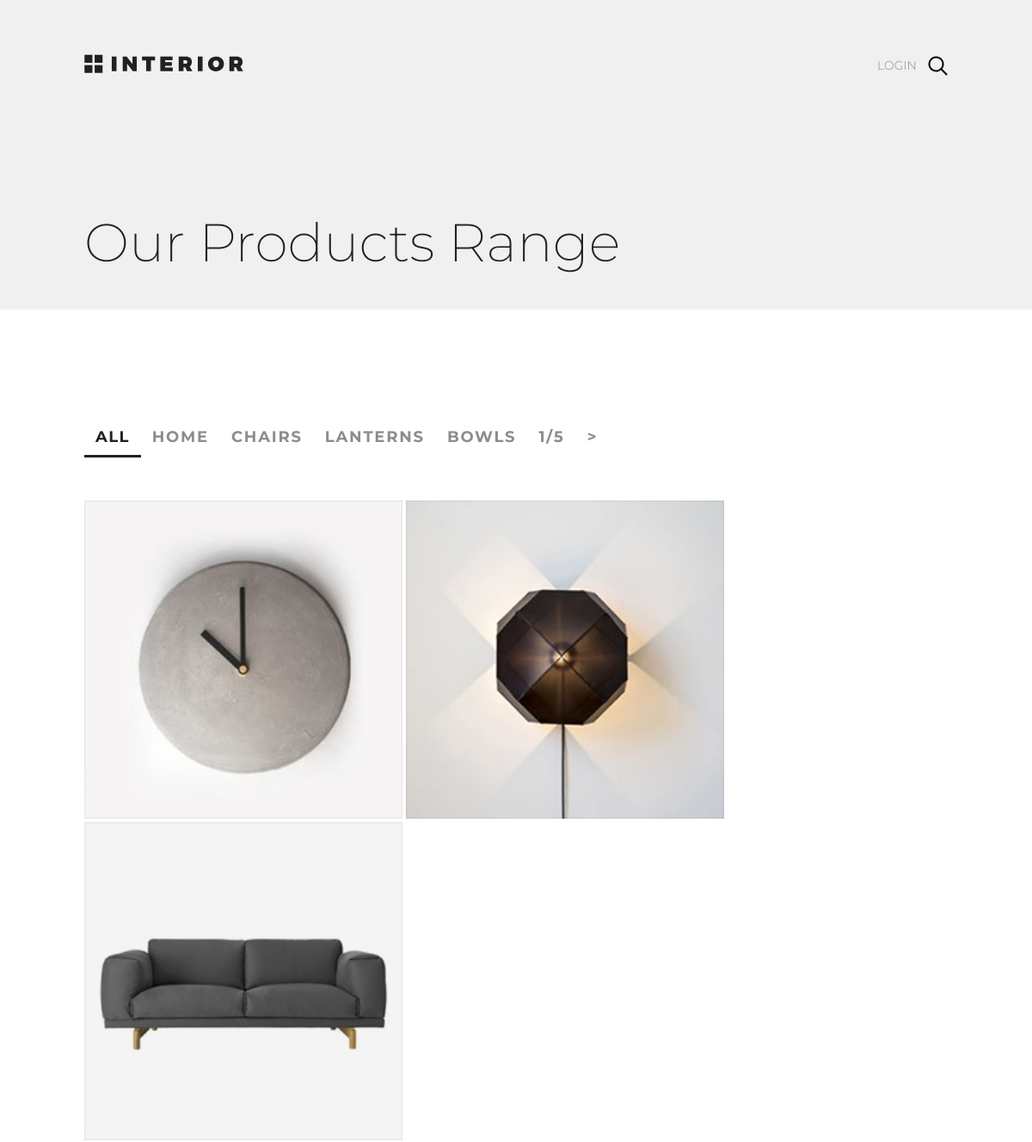
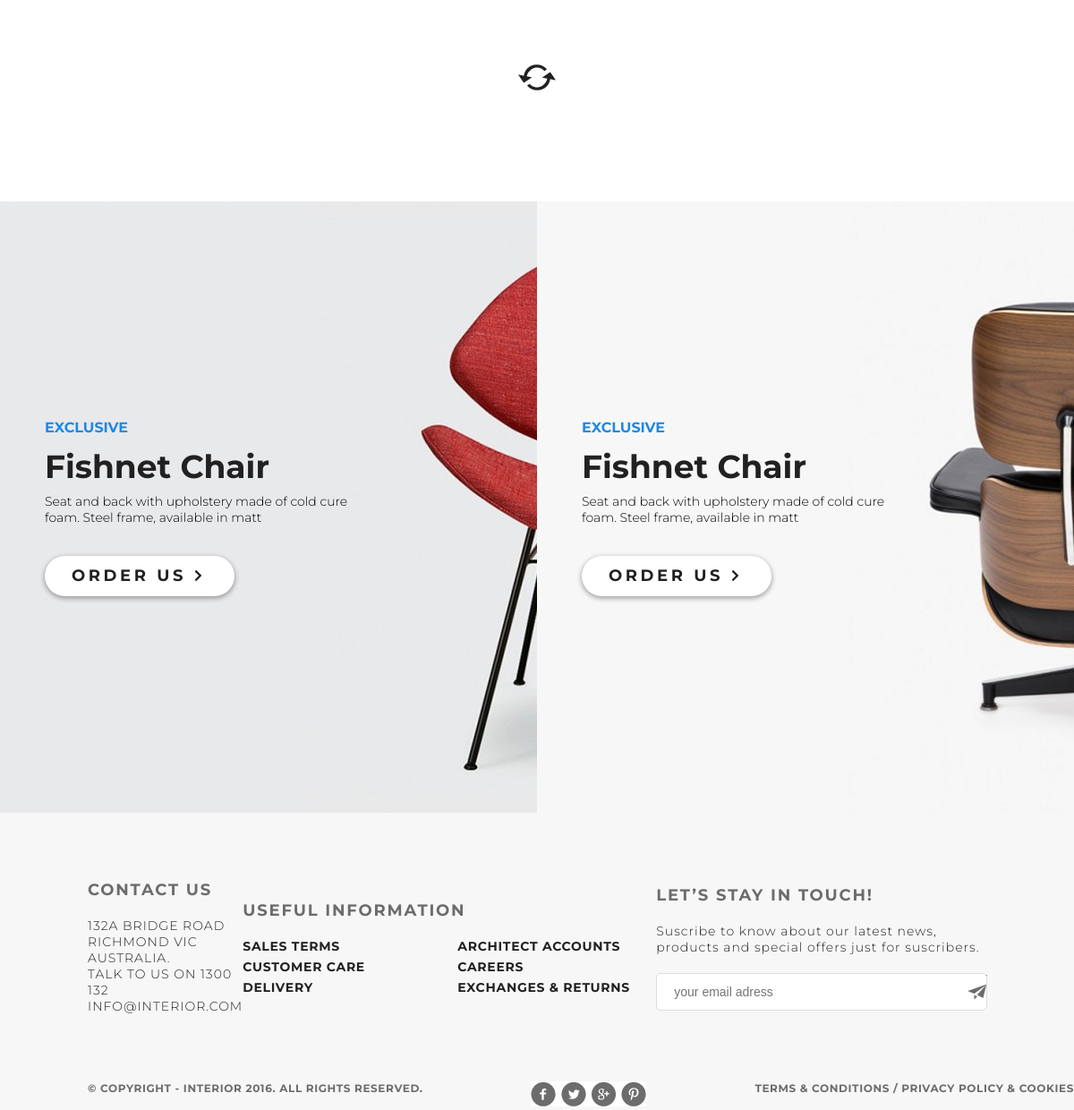
Screenshot of /products/ with the database file from the repository (2 pictures, top to bottom).
### mainapp/models.py (models this page shows)
class Category(models.Model):
    name = models.CharField(verbose_name='Категория', max_length=30)

class Stuff(models.Model):
    name = models.CharField(verbose_name='Бренд', max_length=30)
    category = models.ForeignKey(Category, on_delete=models.CASCADE)
    img = models.ImageField(upload_to='stuff', verbose_name='logo')
    description = models.TextField(verbose_name='Description',blank=True)
    price = models.DecimalField(verbose_name='price',max_digits=10, decimal_places=2)

### mainapp/views.py (the view)
# urls.py: path('products/', include('mainapp.product_pag_urls', namespace='products')),
def products(request:HttpRequest, page=1):
    category = Category.objects.all()
    stuff = Stuff.objects.all()
    provider = Paginator(stuff, 3)
    try:
        product_provider = provider.page(page)
    except PageNotAnInteger:
        product_provider = provider.page(1)
    except EmptyPage:
        product_provider = provider.page(provider.num_pages)
    return render(request,'mainapp/products.html', {'provider': product_provider, 'men': category, 'stuff':stuff})

### mainapp/context_processors.py (called while the page is built)
def basket(request:HttpRequest):
    basket = []
    if request.user.is_authenticated:
        basket = Basket.objects.filter(user=request.user)
    return {
        'basket':basket
    }

### mainapp/templates/mainapp/products.html (shortened to what this page needs)
<!DOCTYPE html>
{% load static %}
<html lang="en">
<head>
    <link rel="stylesheet" href="{% static 'style.css' %}">
        <link rel="stylesheet" href="https://use.fontawesome.com/releases/v5.6.0/css/all.css">
</head>
<body>
    <div class="container">
        <div class="contactus">
            <div class="header">
                <a class="logo" href="{% url 'home'%}"><img src="{% static 'img/logo.svg' %}" alt="logo"></a>
                {% include 'mainapp/layouts/allmenu.html' %}
            </div>
            <p class="cont">Our Products Range</p>
        </div>
        <div class="productsall">
            <ul class="menu">
                <li class="menu-list"><a href="#" class="menu-link menu-link-active produc f">ALL</a></li>
                <li class="menu-list"><a href="{% url 'home' %}" class="menu-link product">HOME</a></li>
                {% for i in men %}
<li class="menu-list"><a href="/product/cat{{i.id}}" class="menu-link product">{{i.name}}</a></li>
{% endfor %}
                <li class="menu-list"><a href="#" class="menu-link product">{{provider.number}}/{{provider.paginator.num_pages}}</a></li>
                {% if provider.has_next %}
                <li class="menu-list"><a href="{% url 'products:page' page=provider.next_page_number %}" class="menu-link product">></a></li>
                {% endif %}
            </ul>
            <div class="product_photo">
                {% for i in provider %}
                <a href="{% url 'product:index'%}{{i.id}}"><img src="{{MEDIA_URL}}{{i.img}}" alt="" class="allproducts"></a>
                {% endfor %}
            </div>
            <div class="reload"><a href="#"><img src="{% static 'img/reload.jpg' %}" alt="" class="rl"></a></div>
        </div>
        <div class="xclblock">
            <div class="xcl1">
                <div class="xcl1text">
                    <h4 class="excluseve">EXCLUSIVE</h4>
                    <h2 class="fishnet_chair">Fishnet Chair</h2>
                    <p class="exclusive_dscr">Seat and back with upholstery made of cold cure foam. Steel frame, available in matt</p>
                    <a class="btnxcl" href="#">Order Us <img src="{% static 'img/arrow.svg' %}" alt=""></a>
                </div>
            </div>
            <div class="xcl2">
                <div class="xcl1text">
                    <h4 class="excluseve">EXCLUSIVE</h4>
                    <h2 class="fishnet_chair">Fishnet Chair</h2>
                    <p class="exclusive_dscr">Seat and back with upholstery made of cold cure foam. Steel frame, available in matt</p>
                    <a class="btnxcl" href="#">Order Us <img src="{% static 'img/arrow.svg' %}" alt=""></a>
                </div>
            </div>
        </div>
        <div class="footer">
            <div class="footertext">
                <div class="footertitle">Contact Us <p class="adress
                   ">132A Bridge Road Richmond VIC
                        Australia. <br>
                        Talk to us on 1300 132 <br>
                        info@interior.com</p>
                </div>
                <div class="footercentertext">
                    <div class="footertitle">USEFUL INFORMAtion</div>
                    <div class="footlsts">
                        <ul class="ftlists">
                            <li class="lifoot"><a href="" class="lifoot">Sales terms</a></li>
                            <li class="lifoot"><a href="" class="lifoot">Customer care</a></li>
                            <li class="lifoot"><a href="" class="lifoot">Delivery</a></li>
                        </ul>
                        <ul class="ftlists">
                            <li class="lifoot"><a href="" class="lifoot">Architect accounts</a></li>
                            <li class="lifoot"><a href="" class="lifoot">Careers</a></li>
                            <li class="lifoot"><a href="" class="lifoot">Exchanges &amp; returns</a></li>
                        </ul>
                    </div>
                </div>
                <div class="footertoch">
                    <div class="footertitle">Let’s Stay in Touch!</div>
                    <p class="adress">Suscribe to know about our latest news, products and special offers just for suscribers.</p>
                    <div class="email"><input type="email" class="mailfield" placeholder="your email adress"></div>
                </div>
            </div>
            <div class="bottomfooter">
                <div class="copyright">&copy; Copyright - INTERIOR 2016. All Rights Reserved.</div>
                <div><a href=""><img src="{% static 'img/social-links.jpg' %}" alt=""></a></div>
                <div class="copyright">Terms &amp; Conditions / Privacy policy &amp; Cookies</div>
            </div>
        </div>
    </div>
</body>
</html>

### static/style.css (style rules this page uses)
* { margin: 0; padding: 0; }
body { font-family: 'Montserrat', sans-serif; }
a { text-decoration: none; }
.container { max-width: 1366px; margin: 0 auto; }
.menu { display: flex; margin-top: 57px; margin-bottom: 50px; }
.menu-list { list-style-type: none; }
.menu-link { color: #8c8c8c; font-size: 14px; font-weight: 300; text-transform: uppercase; display: block; padding: 10px 13px; }
.header { display: flex; justify-content: space-between; background-color: #f0f0f0; }
.logo { margin-top: 63px; }
.menu-link-active { color: #212121; font-weight: 700; letter-spacing: 1.4px; border-bottom: 3px solid #212121; }
.xclblock { display: flex; width: 100%; height: 683px; }
.xcl1 { width: 50%; background-image: url(img/promo-img1.jpg); height: 100%; }
.xcl2 { width: 50%; background-image: url(img/promo-img.jpg); height: 100%; }
.excluseve { width: 115px; height: 13px; color: #1e88e5; margin-bottom: 18px; }
.fishnet_chair { width: 300px; height: 28px; color: #212121; font-size: 36px; font-weight: 700; margin-bottom: 24px; }
.allproducts { width:370px; height:370px; }
.xcl1text { padding-left: 50px; padding-right: 150px; display: flex; justify-content: center; flex-direction: column; height: 100%; }
.btnxcl { color: #212121; font-size: 18px; font-weight: 700; text-transform: uppercase; height: 45px; line-height: 45px; padding-left: 30px; padding-right: 30px; box-shadow: 0 2px 5px 1px rgba(33, 33, 33, 0.35); border-radius: 23px; background-color: #ffffff; letter-spacing: 3.6px; width: 152px; }
.exclusive_dscr { margin-bottom: 34px; width: 340px; font-size: 14px; font-weight: 300; }
.footer { background-color: #f7f7f7 }
.adress { color: #212121; font-size: 14px; font-weight: 300; letter-spacing: 1px; max-width: 370px; padding-top: 20px }
.email { width: 370px; height: 40px; font-size: 14px; font-weight: 400; background-image: url(img/fly.png); background-repeat: no-repeat; background-position: right; display: flex; padding-top: 20px; }
.footertitle { color: #6c6c6c; font-size: 18px; font-weight: 700; text-transform: uppercase; letter-spacing: 1.8px; }
.footertext { min-height: 300px; background-color: #f7f7f7; display: flex; justify-content: space-around; align-items: center; padding-left: 98px; padding-right: 98px; }
.footercentertext { display: flex; flex-direction: column; width: 422px; padding-right: 40px; }
.footlsts { display: flex; width: 480px; }
.ftlists { display: flex; justify-content: space-between; flex-direction: column; width: 195px; height: 63px; padding-top: 20px; margin-right: 45px; }
.lifoot { list-style-type: none; margin-bottom: 5px; color: #212121; font-size: 14px; font-weight: 700; text-transform: uppercase; letter-spacing: 0.7px; }
.mailfield { width: 370px; height: 40px; padding-left: 19px; font-size: 14px; font-weight: 400; background-image: url(img/fly.png); background-repeat: no-repeat; background-position: right; border: 1px solid #d9dee1; display: flex; border-radius: 5px; }
.bottomfooter { display: flex; justify-content: space-between; padding-left: 98px; max-width: 1170px; }
.copyright { color: #6c6c6c; font-size: 12px; font-weight: 700; text-transform: uppercase; letter-spacing: 0.6px; }
.contactus { background-color: #f0f0f0; min-height: 360px; padding-left: 98px; padding-right: 98px; display: flex; flex-direction: column; justify-content: space-between; }
.cont { color: #212121; font-size: 62px; font-weight: 200; margin-bottom: 4%; }
.productsall { display: flex; flex-direction: column; margin-top: 70px; margin-bottom: 120px; padding-left: 98px; padding-right: 98px; }
.product { font-size: 18px; font-weight: 700; letter-spacing: 1.8px; }
.f { font-size: 18px; }
.product_photo { margin-bottom: 30px; justify-content: space-between; }
.reload { text-align: center; }
.rl { padding-top: 40px; }

### rows the page displays
Category: name "CHAIRS"
Category: name "LANTERNS"
Category: name "BOWLS"
Stuff: img (picture)
Stuff: img (picture)
Stuff: img (picture)

### other values shown
{{ provider.number }} "1"
{{ provider.paginator.num_pages }} "5"
